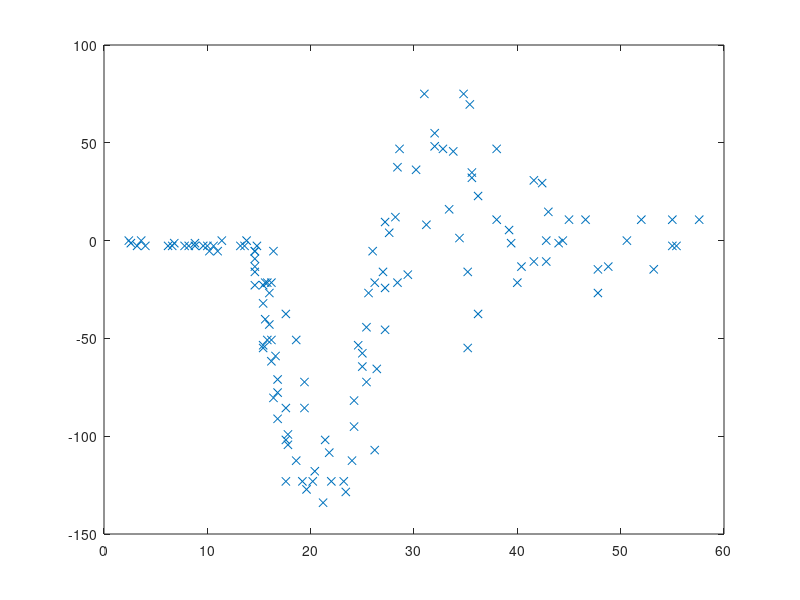

Here is the MATLAB script that generated this plot: (Note: this script raises an error after producing the figure.)
% demo of inducing (basis) based partition
rng(1310,'twister');
func_assign = 'zhat_mahala';
%func_assign = @assign_test;
datasetsDir = '/home/trung/projects/datasets/';
datasetName = 'song100k';
fileName = 'song100k';

global globalx;
global globaly;

K = 3;
num_inducing = 7;
optim_xu = cell(K,1);
% [globalx,globaly,xt,yt] = load_data([datasetsDir datasetName], fileName);
dim = size(globalx,2);

% housekeeping for slave to read later (must do for each batch)
% todo: make function
% x = globalx; y = globaly;
% globaly = globaly-mean(globaly); % zero-mean for training
% save('tnvglobals.mat','x','y');
% disp('saved file')

load motorcycle;
dim = size(x,2);
xt = x;
yt = y;
xt = linspace(min(x),max(x),300)';
yt = zeros(size(xt,1),1);

figure;
plot(x,y,'x')
hold on;
globalx = x; globaly = y;

randind = init_fpc(globalx,K,num_inducing);
hyp = gpml_hyp_to_fitc(gpml_init_hyp(globalx,globaly,false));
w0 = [];
colors = {'g','r','k'};
for k=1:K
  xu_k = globalx(randind(:,k),:);
  plot(xu_k, -150*ones(size(xu_k)),[colors{k} 'x'],'MarkerSize',18)
  w0 = [w0; xu_k(:)];
  hyp = gpml_hyp_to_fitc(gpml_init_hyp(xu_k,globaly(randind(:,k)),false));
  w0 = [w0; hyp];
end
% learn basis points and hyp
tstart = tic;
[w,fval] = minimize(w0,'indpar_marginal',500,globalx,globaly,K,num_inducing,func_assign);
%[w,fval] = minimize(w0,'indpar_marginal_fast',100,K,num_inducing,func_assign);
toc(tstart)

% assign points to partition based on the basis points
W = reshape(w,numel(w)/K,K);
label = feval(func_assign,W(1:end-dim-2,:),globalx,num_inducing);
test_label = feval(func_assign,W(1:end-dim-2,:),xt,num_inducing);

% predict
Nt = size(xt,1);
valid = true(K,1);
fmean = zeros(Nt,1); fvar = zeros(Nt,1); logpred = zeros(Nt,1);
for k=1:K
  indk = label == k;
  test_indk = test_label == k;
  wk = W(:,k);
  %TODO: use a unboxing function
  xu = reshape(wk(1:end-dim-2),num_inducing,dim);
  optim_xu{k} = xu;
  hypk = fitc_hyp_to_gpml(wk,dim);
  try
    [fmean(test_indk),fvar(test_indk),logpred(test_indk)] = gpmlFITC(...
      globalx(indk,:),y(indk),xt(test_indk,:),yt(test_indk),xu,hypk,false);
  catch eee
    valid(k)= false;
  end
end
plot(xt,fmean,'-');
t1=fmean(:);
t2=yt(:);

fprintf('fval = %.4f\n', fval(end));
fprintf('smse = %.4f\n', mysmse(yt,fmean,mean(y))); % must use non-transformed y
fprintf('avg absolute diff (mae) = %.4f\n', mean(abs(fmean-yt)));
fprintf('sq diff = %.4f\n', sqrt(mean((fmean-yt).^2))); 
fprintf('nlpd = %.4f\n', -mean(logpred));

%% plotting for motorcycle
allc = zeros(K,1);
for k=1:K
  plot(optim_xu{k}, 120*ones(size(optim_xu{1})),[colors{k} 'x'],'MarkerSize',18)
  allc(k) = mean(optim_xu{k});
end

sortedc = sort(allc);
for k=1:K-1
  plot(0.5*[sortedc(k)+sortedc(k+1), sortedc(k)+sortedc(k+1)],[-150,100],'-')
end

